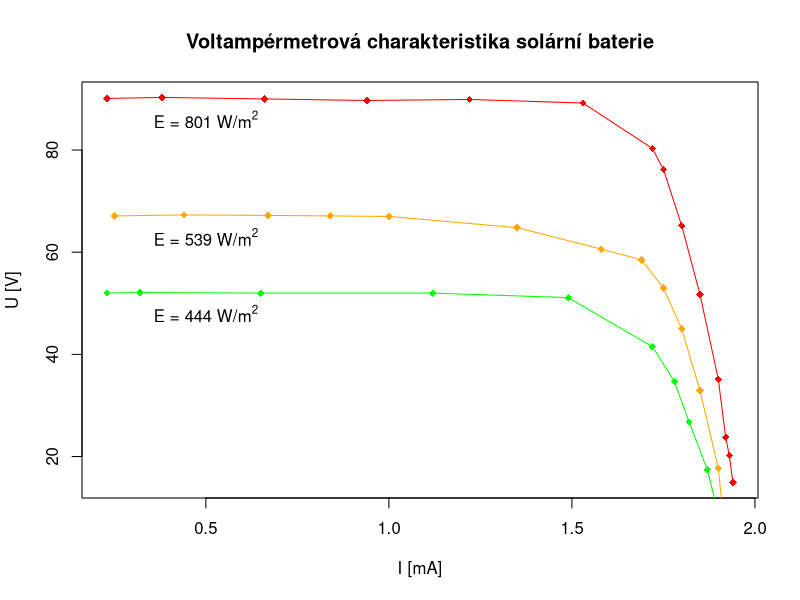

Generate this figure with R:
data <- read.csv("charakteristiky.csv", header=T)

print("maximalni vykon:")
print(max(data$U_1 * data$I_1))

postscript(file="graf3.eps", encoding="CP1250")

plot(x=data$U_1, y=data$I_1, col="red", pch=18, type="o", xlab="", ylab="")
text(0.5, 86, labels=expression("E = 801 W/m"^2))

points(x=data$U_2, y=data$I_2, col="orange", pch=18, type="o")
text(0.5, 63, labels=expression("E = 539 W/m"^2))

points(x=data$U_3, y=data$I_3, col="green", pch=18, type="o")
text(0.5, 48, labels=expression("E = 444 W/m"^2))

title(main="Voltampérmetrová charakteristika solární baterie")
title(xlab="I [mA]", ylab="U [V]")

dev.off()
